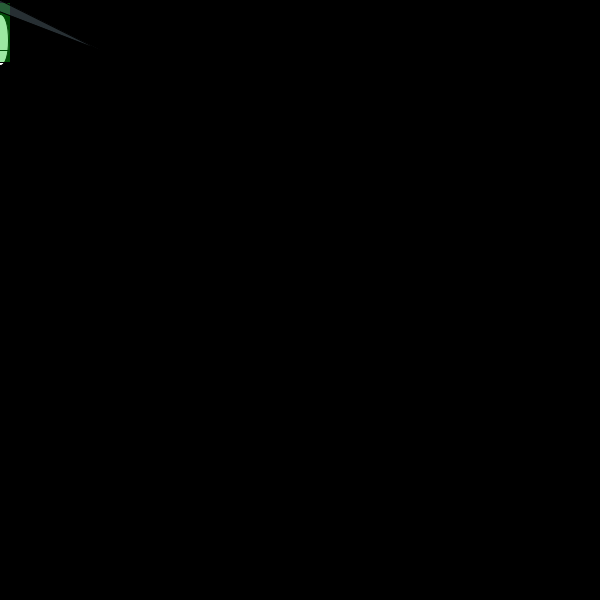
Frame 1 (no input)
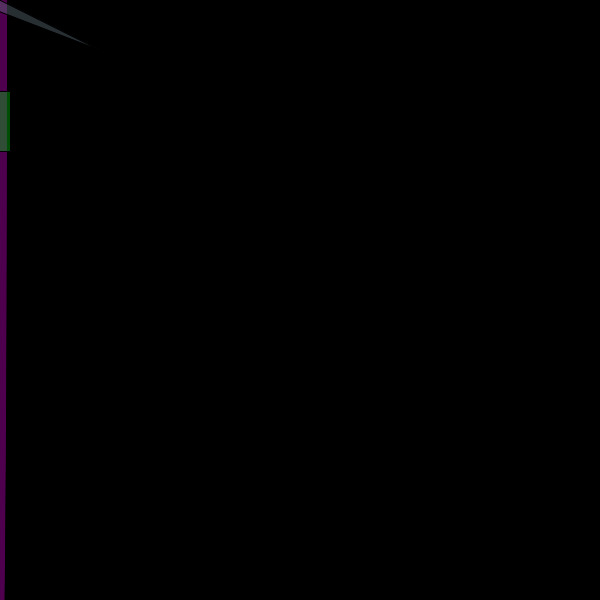
Frame 60 (the mouse pressed at the canvas centre just before this capture)
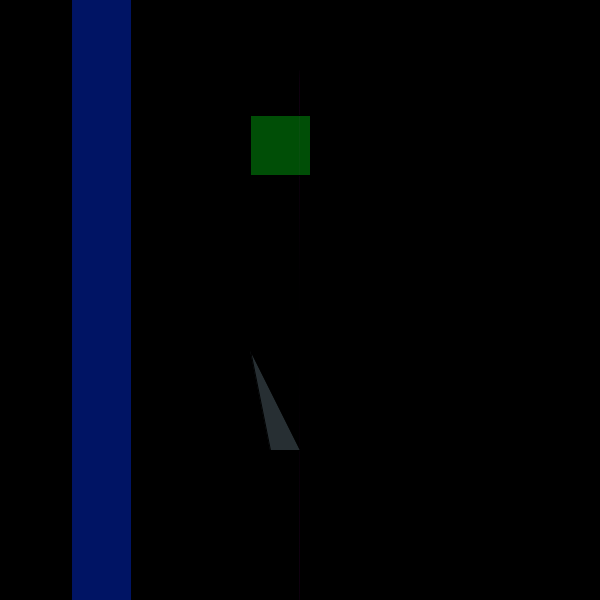
Frame 120 (the mouse held since frame 60 and released just before this capture)

The Processing sketch that drew these frames (run headless with seeded random() and noise(); from frame 60 on, the mouse is pressed at the canvas centre):

// Processing sketch: processing_99658
// ── processing_99658.pde

//declaraciÛn de variables eje
int size = 30;
float xpos = 0;
float ypos = 0;
float x1pos = 0;
float y1pos = 0;
float x2pos = 0;
float y2pos = 0;
float x3pos = 0;
float y3pos = 0;
//variables de direcciÛn
int xdirection = 1;
int ydirection = 1;
int x1direction = 1;
int y1direction = 1;
int x2direction = 1;
int y2direction = 1;
int x3direction = 1;
int y3direction = 1;
//variables de velocidad
float xspeed = 1.7;
float yspeed = 2.6;
float x1speed = 3.4;
float y1speed = 4.9;
float x2speed = 6.5;
float y2speed = 1.0;
float x3speed = 1.3;
float y3speed = 2.4;
void setup()
{
  size (600,600);
  frameRate(12);//web fps
  //posiciÛn inicial de las variables
  xpos = xpos;
  ypos = ypos;
  x1pos = x1pos;
  y1pos = y1pos;
  x2pos = x2pos;
  y2pos = y2pos;
  x3pos = x3pos;
  y3pos = y3pos;
}
void draw()
{
  background(0);
  xpos = xpos + ( xspeed * xdirection );
  ypos = ypos + ( yspeed * ydirection );  
  x1pos = x1pos +( x1speed * x1direction );
  y1pos = y1pos + ( y1speed * y1direction );
  x2pos = x2pos + ( x2speed * x2direction );
  y2pos = y2pos + ( y2speed * y2direction );
  x3pos = x3pos + ( x3speed * x3direction );
  y3pos = y3pos + ( y3speed * ydirection );
  //condicionales de regreso
  if (xpos > 395 || xpos < 0){
    xdirection *= -1;
  }
  if (ypos >= 400 || ypos < 0){
    ydirection *= -1;
  }
  if (x1pos > 400 || x1pos < 0){
    x1direction*= -1;
  }
  if (y1pos >= 400 || y1pos < 0){
    y1direction *= -1;
  }
  if (x2pos > 400 || x2pos < 0){
    x2direction *= -1;
  }
  if (y2pos > 400 || y2pos < 0){
    y2direction *= -1;   
  }
  if (x3pos > 400 || x3pos < 0){
    x3direction *= -1;
  }
  if (y3pos >  400 || y3pos < 0){
    y3direction *= -1;
  }
  //figuras
   ellipse(mouseX, mouseY + 40,size/xspeed,size*xspeed);
  if ((xpos < 200)&&(xpos > 0)){
    xspeed = 1 ; //velocidad de este segmento
    fill(0,50,280,100); //color de la figura en este segmento
  }
  if ((xpos < 400)&&(xpos > 200)){
    xspeed = 2.5;
    fill(0,030,250,100);
  }
  if ((xpos > 400)&&(xpos < 600)){
    xspeed = xspeed + 2;
    fill(0,15,150,100);
  }
  ellipse(xpos,mouseY+50,60,mouseY*x1speed/2);
  if ((x1pos < 133)&&(x1pos > 0)){
    x1speed = 0.5;
    fill(0,200,15,100);
  }
  if ((x1pos < 266) && (x1pos > 133)){
    x1speed = x1speed +2;
    fill(10,240,050,100);
  }
  if ((xpos > 266)&&(xpos < 400)){
    x1speed = x1speed +1;
    fill(0,280,10,100);
  }
  rect (mouseX-50,ypos,60,60);
  if ((ypos <=200) && (ypos >=0)) {
    yspeed = 1.5;
    fill(200,100,120,100);
  }
  if ((y1pos <=200) && (y1pos >=0)) {
    y1speed = 2;
    fill(100,120,130,100);
  }
  if ((ypos >= 200) && (ypos <=height)){
    yspeed = 4;
    fill(100,020,200,100);
  }
  if ((y1pos >= 200) && (y1pos <= height)){
    y1speed = 6;
    fill(100,100,050,100);
  }
  triangle(mouseX,mouseY*yspeed,mouseX-30,mouseY*yspeed,(mouseX+200)*x1speed,mouseY+50);
  xspeed = 10; 
  if ((y3pos<=200) && (y3pos>=0)) {
    y3speed= 1;
    fill(200,0,200,100);
  }
  if ((y3pos>= 200) && (y3pos<=height)){
    y3speed= 2.5;
    fill (5,180,180,100); 
  }
  if ((y3pos >= 200) && (y3pos <= height)){
    y3speed = 3.8;
    fill(0,150,150,100);
  }
  if (mousePressed) {

    xspeed = xspeed +10;
    yspeed = yspeed +7;
    x1speed = x1speed +15;
    y1speed = y1speed+7;
    x2speed = y2speed +9;
    y2speed = y2speed +10;
    size = size + 3;
  } 
  else {
    x1speed = x1speed;
    size = size -3;
  }
}
